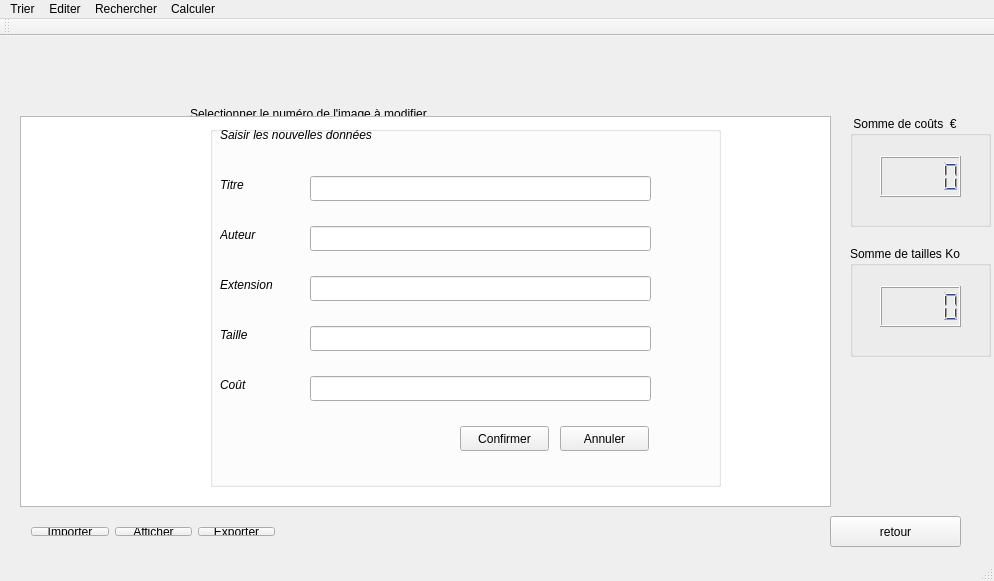
<?xml version="1.0" encoding="UTF-8"?>
<ui version="4.0">
 <class>MainWindow</class>
 <widget class="QMainWindow" name="MainWindow">
  <property name="geometry">
   <rect>
    <x>0</x>
    <y>0</y>
    <width>994</width>
    <height>581</height>
   </rect>
  </property>
  <property name="windowTitle">
   <string>Descripteur</string>
  </property>
  <property name="autoFillBackground">
   <bool>true</bool>
  </property>
  <widget class="QWidget" name="centralWidget">
   <widget class="QGroupBox" name="groupBox_2">
    <property name="geometry">
     <rect>
      <x>190</x>
      <y>70</y>
      <width>581</width>
      <height>401</height>
     </rect>
    </property>
    <property name="title">
     <string>Selectionner le numéro de l'image à modifier</string>
    </property>
    <widget class="QLabel" name="label_6">
     <property name="geometry">
      <rect>
       <x>10</x>
       <y>130</y>
       <width>67</width>
       <height>17</height>
      </rect>
     </property>
     <property name="font">
      <font>
       <italic>true</italic>
      </font>
     </property>
     <property name="text">
      <string>Auteur</string>
     </property>
    </widget>
    <widget class="QPushButton" name="pushButton_7">
     <property name="geometry">
      <rect>
       <x>250</x>
       <y>330</y>
       <width>89</width>
       <height>25</height>
      </rect>
     </property>
     <property name="text">
      <string>Confirmer</string>
     </property>
    </widget>
    <widget class="QLineEdit" name="lineEdit_6">
     <property name="geometry">
      <rect>
       <x>100</x>
       <y>280</y>
       <width>341</width>
       <height>25</height>
      </rect>
     </property>
    </widget>
    <widget class="QLineEdit" name="lineEdit_7">
     <property name="geometry">
      <rect>
       <x>100</x>
       <y>80</y>
       <width>341</width>
       <height>25</height>
      </rect>
     </property>
    </widget>
    <widget class="QLineEdit" name="lineEdit_8">
     <property name="geometry">
      <rect>
       <x>100</x>
       <y>130</y>
       <width>341</width>
       <height>25</height>
      </rect>
     </property>
    </widget>
    <widget class="QLineEdit" name="lineEdit_9">
     <property name="geometry">
      <rect>
       <x>100</x>
       <y>180</y>
       <width>341</width>
       <height>25</height>
      </rect>
     </property>
    </widget>
    <widget class="QLabel" name="label_7">
     <property name="geometry">
      <rect>
       <x>10</x>
       <y>80</y>
       <width>67</width>
       <height>17</height>
      </rect>
     </property>
     <property name="font">
      <font>
       <weight>50</weight>
       <italic>true</italic>
       <bold>false</bold>
       <underline>false</underline>
       <strikeout>false</strikeout>
       <kerning>true</kerning>
      </font>
     </property>
     <property name="autoFillBackground">
      <bool>false</bool>
     </property>
     <property name="text">
      <string>Titre</string>
     </property>
    </widget>
    <widget class="QLabel" name="label_8">
     <property name="geometry">
      <rect>
       <x>10</x>
       <y>230</y>
       <width>67</width>
       <height>17</height>
      </rect>
     </property>
     <property name="font">
      <font>
       <italic>true</italic>
      </font>
     </property>
     <property name="text">
      <string>Taille*</string>
     </property>
    </widget>
    <widget class="QLabel" name="label_9">
     <property name="geometry">
      <rect>
       <x>10</x>
       <y>280</y>
       <width>67</width>
       <height>17</height>
      </rect>
     </property>
     <property name="font">
      <font>
       <italic>true</italic>
      </font>
     </property>
     <property name="text">
      <string>Coût*</string>
     </property>
    </widget>
    <widget class="QLabel" name="label_10">
     <property name="geometry">
      <rect>
       <x>10</x>
       <y>180</y>
       <width>67</width>
       <height>17</height>
      </rect>
     </property>
     <property name="font">
      <font>
       <italic>true</italic>
      </font>
     </property>
     <property name="text">
      <string>Extension</string>
     </property>
    </widget>
    <widget class="QPushButton" name="pushButton_8">
     <property name="geometry">
      <rect>
       <x>350</x>
       <y>330</y>
       <width>89</width>
       <height>25</height>
      </rect>
     </property>
     <property name="text">
      <string>Annuler</string>
     </property>
    </widget>
    <widget class="QLineEdit" name="lineEdit_10">
     <property name="geometry">
      <rect>
       <x>100</x>
       <y>230</y>
       <width>341</width>
       <height>25</height>
      </rect>
     </property>
    </widget>
    <widget class="QComboBox" name="comboBox">
     <property name="geometry">
      <rect>
       <x>100</x>
       <y>30</y>
       <width>341</width>
       <height>25</height>
      </rect>
     </property>
    </widget>
    <widget class="QLabel" name="label_12">
     <property name="geometry">
      <rect>
       <x>10</x>
       <y>40</y>
       <width>67</width>
       <height>17</height>
      </rect>
     </property>
     <property name="font">
      <font>
       <weight>50</weight>
       <italic>true</italic>
       <bold>false</bold>
       <underline>false</underline>
       <strikeout>false</strikeout>
       <kerning>true</kerning>
      </font>
     </property>
     <property name="autoFillBackground">
      <bool>false</bool>
     </property>
     <property name="text">
      <string>Image n°</string>
     </property>
    </widget>
    <widget class="QLabel" name="label_14">
     <property name="geometry">
      <rect>
       <x>30</x>
       <y>370</y>
       <width>551</width>
       <height>17</height>
      </rect>
     </property>
     <property name="font">
      <font>
       <italic>true</italic>
      </font>
     </property>
     <property name="text">
      <string>*: Merci de remplir ces cases pour qu'ils ne soient pas automatiquement remplacées par 0.</string>
     </property>
    </widget>
   </widget>
   <widget class="QGroupBox" name="groupBox_3">
    <property name="geometry">
     <rect>
      <x>220</x>
      <y>190</y>
      <width>451</width>
      <height>151</height>
     </rect>
    </property>
    <property name="title">
     <string>Selectionner le numéro de l'image à supprimer</string>
    </property>
    <widget class="QComboBox" name="comboBox_2">
     <property name="geometry">
      <rect>
       <x>100</x>
       <y>50</y>
       <width>251</width>
       <height>25</height>
      </rect>
     </property>
    </widget>
    <widget class="QPushButton" name="pushButton_9">
     <property name="geometry">
      <rect>
       <x>160</x>
       <y>100</y>
       <width>89</width>
       <height>25</height>
      </rect>
     </property>
     <property name="text">
      <string>Confirmer</string>
     </property>
    </widget>
    <widget class="QLabel" name="label_13">
     <property name="geometry">
      <rect>
       <x>10</x>
       <y>50</y>
       <width>67</width>
       <height>17</height>
      </rect>
     </property>
     <property name="font">
      <font>
       <weight>50</weight>
       <italic>true</italic>
       <bold>false</bold>
       <underline>false</underline>
       <strikeout>false</strikeout>
       <kerning>true</kerning>
      </font>
     </property>
     <property name="autoFillBackground">
      <bool>false</bool>
     </property>
     <property name="text">
      <string>Image n°</string>
     </property>
    </widget>
   </widget>
   <widget class="QGroupBox" name="groupBox_4">
    <property name="geometry">
     <rect>
      <x>210</x>
      <y>200</y>
      <width>451</width>
      <height>151</height>
     </rect>
    </property>
    <property name="title">
     <string>Entrer les valeurs min et max du coût .</string>
    </property>
    <widget class="QPushButton" name="pushButton_17">
     <property name="geometry">
      <rect>
       <x>160</x>
       <y>120</y>
       <width>89</width>
       <height>25</height>
      </rect>
     </property>
     <property name="text">
      <string>Confirmer</string>
     </property>
    </widget>
    <widget class="QLabel" name="label_30">
     <property name="geometry">
      <rect>
       <x>10</x>
       <y>50</y>
       <width>67</width>
       <height>17</height>
      </rect>
     </property>
     <property name="font">
      <font>
       <weight>50</weight>
       <italic>true</italic>
       <bold>false</bold>
       <underline>false</underline>
       <strikeout>false</strikeout>
       <kerning>true</kerning>
      </font>
     </property>
     <property name="autoFillBackground">
      <bool>false</bool>
     </property>
     <property name="text">
      <string>Min</string>
     </property>
    </widget>
    <widget class="QLineEdit" name="lineEdit_21">
     <property name="geometry">
      <rect>
       <x>90</x>
       <y>50</y>
       <width>341</width>
       <height>25</height>
      </rect>
     </property>
    </widget>
    <widget class="QLineEdit" name="lineEdit_22">
     <property name="geometry">
      <rect>
       <x>90</x>
       <y>90</y>
       <width>341</width>
       <height>25</height>
      </rect>
     </property>
    </widget>
    <widget class="QLabel" name="label_31">
     <property name="geometry">
      <rect>
       <x>10</x>
       <y>90</y>
       <width>67</width>
       <height>17</height>
      </rect>
     </property>
     <property name="font">
      <font>
       <weight>50</weight>
       <italic>true</italic>
       <bold>false</bold>
       <underline>false</underline>
       <strikeout>false</strikeout>
       <kerning>true</kerning>
      </font>
     </property>
     <property name="autoFillBackground">
      <bool>false</bool>
     </property>
     <property name="text">
      <string>Max</string>
     </property>
    </widget>
   </widget>
   <widget class="QGroupBox" name="groupBox_5">
    <property name="geometry">
     <rect>
      <x>850</x>
      <y>80</y>
      <width>141</width>
      <height>111</height>
     </rect>
    </property>
    <property name="title">
     <string> Somme de coûts  €</string>
    </property>
    <widget class="QLCDNumber" name="lcdNumber">
     <property name="geometry">
      <rect>
       <x>30</x>
       <y>40</y>
       <width>81</width>
       <height>41</height>
      </rect>
     </property>
     <property name="styleSheet">
      <string notr="true">font: 57 11pt &quot;Ubuntu&quot;;
gridline-color: rgb(32, 74, 135);
color: rgb(32, 74, 135);
border-color: rgb(0, 0, 0);</string>
     </property>
    </widget>
   </widget>
   <widget class="QGroupBox" name="groupBox_6">
    <property name="geometry">
     <rect>
      <x>850</x>
      <y>210</y>
      <width>141</width>
      <height>111</height>
     </rect>
    </property>
    <property name="title">
     <string>Somme de tailles Ko</string>
    </property>
    <widget class="QLCDNumber" name="lcdNumber_2">
     <property name="geometry">
      <rect>
       <x>30</x>
       <y>40</y>
       <width>81</width>
       <height>41</height>
      </rect>
     </property>
     <property name="styleSheet">
      <string notr="true">font: 57 11pt &quot;Ubuntu&quot;;
gridline-color: rgb(32, 74, 135);
color: rgb(32, 74, 135);
border-color: rgb(0, 0, 0);</string>
     </property>
    </widget>
   </widget>
   <widget class="QPushButton" name="pushButton_backchoix">
    <property name="geometry">
     <rect>
      <x>830</x>
      <y>480</y>
      <width>131</width>
      <height>31</height>
     </rect>
    </property>
    <property name="text">
     <string>retour</string>
    </property>
   </widget>
   <widget class="QTableWidget" name="tableWidget">
    <property name="geometry">
     <rect>
      <x>20</x>
      <y>80</y>
      <width>811</width>
      <height>391</height>
     </rect>
    </property>
   </widget>
   <widget class="QWidget" name="layoutWidget">
    <property name="geometry">
     <rect>
      <x>20</x>
      <y>480</y>
      <width>266</width>
      <height>31</height>
     </rect>
    </property>
    <layout class="QGridLayout" name="gridLayout">
     <item row="0" column="0">
      <widget class="QPushButton" name="pushButton">
       <property name="text">
        <string>Importer</string>
       </property>
      </widget>
     </item>
     <item row="0" column="1">
      <widget class="QPushButton" name="pushButton_2">
       <property name="text">
        <string>Afficher</string>
       </property>
      </widget>
     </item>
     <item row="0" column="2">
      <widget class="QPushButton" name="pushButton_3">
       <property name="text">
        <string>Exporter</string>
       </property>
      </widget>
     </item>
    </layout>
   </widget>
   <widget class="QGroupBox" name="groupBox">
    <property name="geometry">
     <rect>
      <x>210</x>
      <y>90</y>
      <width>511</width>
      <height>361</height>
     </rect>
    </property>
    <property name="title">
     <string/>
    </property>
    <widget class="QLabel" name="label_5">
     <property name="geometry">
      <rect>
       <x>10</x>
       <y>100</y>
       <width>67</width>
       <height>17</height>
      </rect>
     </property>
     <property name="font">
      <font>
       <italic>true</italic>
      </font>
     </property>
     <property name="text">
      <string>Auteur</string>
     </property>
    </widget>
    <widget class="QPushButton" name="pushButton_6">
     <property name="geometry">
      <rect>
       <x>250</x>
       <y>300</y>
       <width>89</width>
       <height>25</height>
      </rect>
     </property>
     <property name="text">
      <string>Confirmer</string>
     </property>
    </widget>
    <widget class="QLineEdit" name="lineEdit_5">
     <property name="geometry">
      <rect>
       <x>100</x>
       <y>250</y>
       <width>341</width>
       <height>25</height>
      </rect>
     </property>
    </widget>
    <widget class="QLineEdit" name="lineEdit">
     <property name="geometry">
      <rect>
       <x>100</x>
       <y>50</y>
       <width>341</width>
       <height>25</height>
      </rect>
     </property>
    </widget>
    <widget class="QLineEdit" name="lineEdit_2">
     <property name="geometry">
      <rect>
       <x>100</x>
       <y>100</y>
       <width>341</width>
       <height>25</height>
      </rect>
     </property>
    </widget>
    <widget class="QLineEdit" name="lineEdit_3">
     <property name="geometry">
      <rect>
       <x>100</x>
       <y>150</y>
       <width>341</width>
       <height>25</height>
      </rect>
     </property>
    </widget>
    <widget class="QLabel" name="label">
     <property name="geometry">
      <rect>
       <x>10</x>
       <y>50</y>
       <width>67</width>
       <height>17</height>
      </rect>
     </property>
     <property name="font">
      <font>
       <weight>50</weight>
       <italic>true</italic>
       <bold>false</bold>
       <underline>false</underline>
       <strikeout>false</strikeout>
       <kerning>true</kerning>
      </font>
     </property>
     <property name="autoFillBackground">
      <bool>false</bool>
     </property>
     <property name="text">
      <string>Titre</string>
     </property>
    </widget>
    <widget class="QLabel" name="label_2">
     <property name="geometry">
      <rect>
       <x>10</x>
       <y>200</y>
       <width>67</width>
       <height>17</height>
      </rect>
     </property>
     <property name="font">
      <font>
       <italic>true</italic>
      </font>
     </property>
     <property name="text">
      <string>Taille</string>
     </property>
    </widget>
    <widget class="QLabel" name="label_4">
     <property name="geometry">
      <rect>
       <x>10</x>
       <y>250</y>
       <width>67</width>
       <height>17</height>
      </rect>
     </property>
     <property name="font">
      <font>
       <italic>true</italic>
      </font>
     </property>
     <property name="text">
      <string>Coût</string>
     </property>
    </widget>
    <widget class="QLabel" name="label_3">
     <property name="geometry">
      <rect>
       <x>10</x>
       <y>150</y>
       <width>67</width>
       <height>17</height>
      </rect>
     </property>
     <property name="font">
      <font>
       <italic>true</italic>
      </font>
     </property>
     <property name="text">
      <string>Extension</string>
     </property>
    </widget>
    <widget class="QPushButton" name="pushButton_5">
     <property name="geometry">
      <rect>
       <x>350</x>
       <y>300</y>
       <width>89</width>
       <height>25</height>
      </rect>
     </property>
     <property name="text">
      <string>Annuler</string>
     </property>
    </widget>
    <widget class="QLineEdit" name="lineEdit_4">
     <property name="geometry">
      <rect>
       <x>100</x>
       <y>200</y>
       <width>341</width>
       <height>25</height>
      </rect>
     </property>
    </widget>
    <widget class="QLabel" name="label_11">
     <property name="geometry">
      <rect>
       <x>10</x>
       <y>0</y>
       <width>241</width>
       <height>17</height>
      </rect>
     </property>
     <property name="font">
      <font>
       <weight>50</weight>
       <italic>true</italic>
       <bold>false</bold>
       <underline>false</underline>
       <strikeout>false</strikeout>
       <kerning>true</kerning>
      </font>
     </property>
     <property name="autoFillBackground">
      <bool>false</bool>
     </property>
     <property name="text">
      <string>Saisir les nouvelles données </string>
     </property>
    </widget>
   </widget>
   <widget class="QLabel" name="label_15">
    <property name="geometry">
     <rect>
      <x>340</x>
      <y>20</y>
      <width>291</width>
      <height>20</height>
     </rect>
    </property>
    <property name="styleSheet">
     <string notr="true">font: italic 11pt &quot;URW Bookman L&quot;;</string>
    </property>
    <property name="text">
     <string/>
    </property>
   </widget>
   <zorder>layoutWidget</zorder>
   <zorder>groupBox_2</zorder>
   <zorder>groupBox_3</zorder>
   <zorder>groupBox_4</zorder>
   <zorder>groupBox_5</zorder>
   <zorder>groupBox_6</zorder>
   <zorder>tableWidget</zorder>
   <zorder>pushButton_backchoix</zorder>
   <zorder>groupBox</zorder>
   <zorder>label_15</zorder>
  </widget>
  <widget class="QMenuBar" name="menuBar">
   <property name="geometry">
    <rect>
     <x>0</x>
     <y>0</y>
     <width>994</width>
     <height>22</height>
    </rect>
   </property>
   <widget class="QMenu" name="menuTri">
    <property name="title">
     <string>Trier</string>
    </property>
    <widget class="QMenu" name="menuTaille">
     <property name="title">
      <string>Taille</string>
     </property>
     <addaction name="actionD_croissant"/>
     <addaction name="actionD_croissant_2"/>
    </widget>
    <widget class="QMenu" name="menuCout">
     <property name="title">
      <string>Coût</string>
     </property>
     <addaction name="actionCroissant"/>
     <addaction name="actionD_croissant_3"/>
    </widget>
    <widget class="QMenu" name="menuTitre_Alph">
     <property name="title">
      <string>Titre (Ordre alphabétique)</string>
     </property>
     <addaction name="actionCroissant_2"/>
     <addaction name="actionD_croissant_4"/>
    </widget>
    <addaction name="menuTaille"/>
    <addaction name="menuCout"/>
    <addaction name="menuTitre_Alph"/>
   </widget>
   <widget class="QMenu" name="menuModifier">
    <property name="title">
     <string>Editer</string>
    </property>
    <widget class="QMenu" name="menuSupression">
     <property name="title">
      <string>Supprimer</string>
     </property>
     <addaction name="actionTable_enti_re"/>
     <addaction name="actionUn_descripteur"/>
    </widget>
    <addaction name="menuSupression"/>
    <addaction name="actionAjout"/>
    <addaction name="actionModifier"/>
   </widget>
   <widget class="QMenu" name="menuRechercher">
    <property name="title">
     <string>Rechercher</string>
    </property>
    <addaction name="actionCout_par_interval"/>
   </widget>
   <widget class="QMenu" name="menuCalculer">
    <property name="title">
     <string>Calculer</string>
    </property>
    <addaction name="actionCo_t_total"/>
    <addaction name="actionTaille_totale"/>
   </widget>
   <addaction name="menuTri"/>
   <addaction name="menuModifier"/>
   <addaction name="menuRechercher"/>
   <addaction name="menuCalculer"/>
  </widget>
  <widget class="QToolBar" name="mainToolBar">
   <attribute name="toolBarArea">
    <enum>TopToolBarArea</enum>
   </attribute>
   <attribute name="toolBarBreak">
    <bool>false</bool>
   </attribute>
  </widget>
  <widget class="QStatusBar" name="statusBar"/>
  <action name="actionD_croissant">
   <property name="text">
    <string>Croissant</string>
   </property>
  </action>
  <action name="actionD_croissant_2">
   <property name="text">
    <string>Décroissant</string>
   </property>
  </action>
  <action name="actionCroissant">
   <property name="text">
    <string>Croissant</string>
   </property>
  </action>
  <action name="actionD_croissant_3">
   <property name="text">
    <string>Décroissant</string>
   </property>
  </action>
  <action name="actionCroissant_2">
   <property name="text">
    <string>De A à Z</string>
   </property>
  </action>
  <action name="actionD_croissant_4">
   <property name="text">
    <string>De Z à A</string>
   </property>
  </action>
  <action name="actionTable_enti_re">
   <property name="text">
    <string>Table entière</string>
   </property>
  </action>
  <action name="actionAjout">
   <property name="text">
    <string>Ajouter</string>
   </property>
  </action>
  <action name="actionCout_par_interval">
   <property name="text">
    <string>Coût (par intervalle)</string>
   </property>
  </action>
  <action name="actionModifier">
   <property name="text">
    <string>Modifier</string>
   </property>
  </action>
  <action name="actionUn_descripteur">
   <property name="checkable">
    <bool>false</bool>
   </property>
   <property name="text">
    <string>Un descripteur</string>
   </property>
  </action>
  <action name="actionTaille_totale">
   <property name="text">
    <string>Somme de tailles</string>
   </property>
  </action>
  <action name="actionCo_t_total">
   <property name="text">
    <string>Somme de coûts</string>
   </property>
  </action>
 </widget>
 <layoutdefault spacing="6" margin="11"/>
 <resources/>
 <connections/>
</ui>
